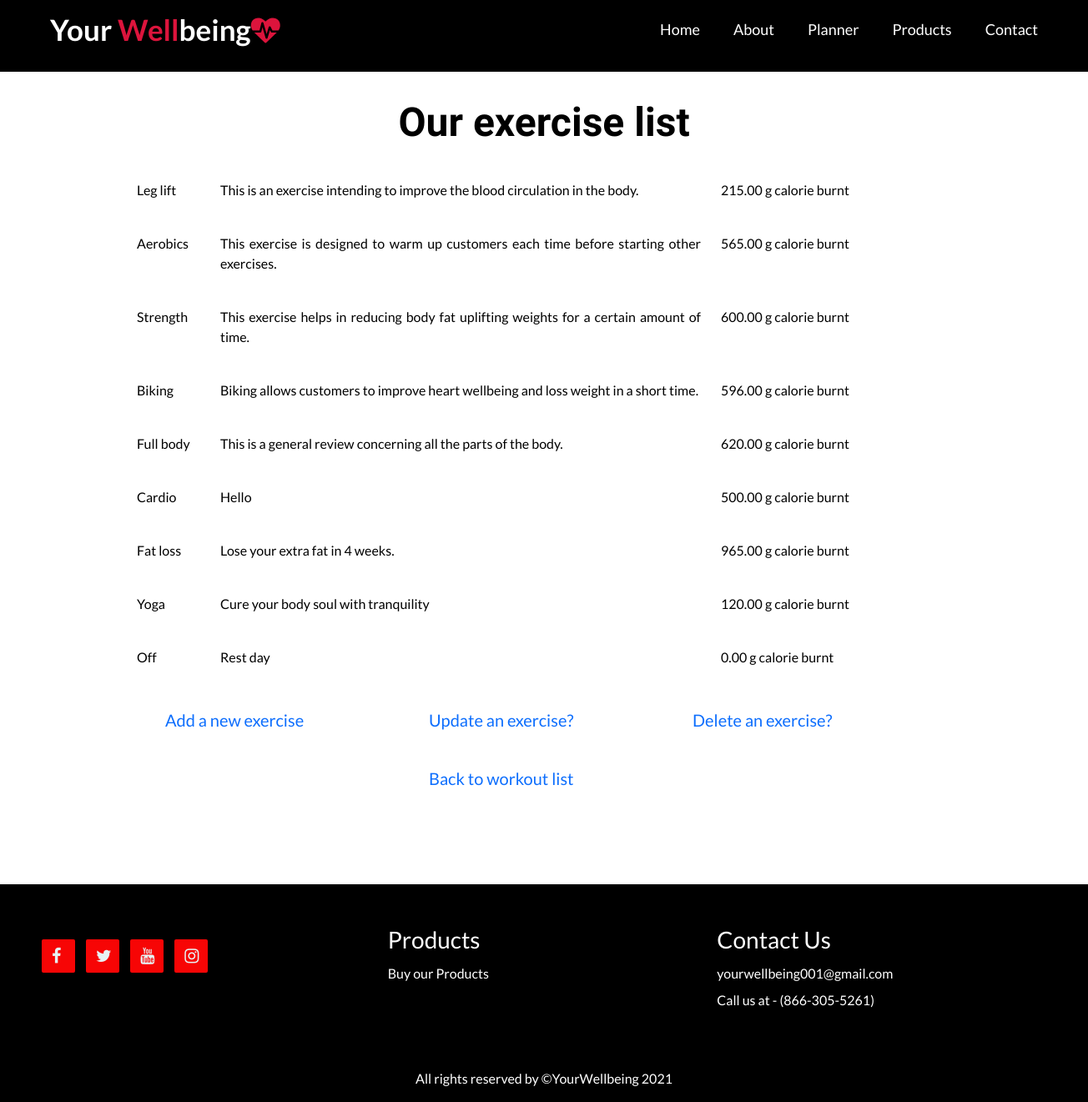
The page /workouts/exercise-list.php on the database its author committed.
### tables this page shows
CREATE TABLE `exercises` (
  `id` int(11) NOT NULL,
  `exercise_name` varchar(50) NOT NULL,
  `exercise_description` text NOT NULL,
  `calorie_burnt` decimal(6,2) NOT NULL
);

### Models/Exercises.php (called while the page is built, shortened)
<?php
    class Exercise
    {
        public function getAllExercises($dbcon){
            $sql = "SELECT* FROM exercises";
            $statement = $dbcon->prepare($sql);
            $statement->execute();
            $exercises = $statement->fetchAll(PDO::FETCH_OBJ);
            return $exercises;
        }
    }
?>

### workouts/exercise-list.php (the view)
<?php
    include '../header.php';
    require_once '../Models/Database.php';
    require_once '../Models/Exercises.php';
    $dbcon = Database::getDb();
    $exo = new Exercise();
    $exercises =  $exo->getAllExercises($dbcon);
?>
<main class="container coach">
	<h1>Our exercise list</h1>
	<?php
		foreach($exercises as $currentExer){
			echo '
			<div class="row justify-content-sm-center">
			<div class="col-11 col-sm-1">
			<p>'.$currentExer->exercise_name. '</p>
			</div>
			<div class="text col-12 col-sm-6">
			<p>'.$currentExer->exercise_description. '</p>
			</div>
			<div class="text col-12 col-sm-3">
			<p>'.$currentExer->calorie_burnt. ' g calorie burnt</p>
			</div>
			</div>';
		}
	?>
	<div class="row justify-content-center">
		<div class=" m-2 offset-lg-3 offset-3  col-6 col-sm-3">
			<a href="add-exercise.php">Add a new exercise</a>
		</div>
		<div class="m-2 offset-3  col-6 col-sm-3">
			<a href="update-exercise.php">Update an exercise?</a>
		</div>
		<div class="m-2 offset-3  col-6 col-sm-3">
			<a href="delete-exercise.php">Delete an exercise?</a>
		</div>
	</div>
	<div class="row justify-content-center">
		<div class="m-2 offset-3  col-6 col-sm-3">
			<a href="workouts-list.php">Back to workout list</a>
		</div>
	</div>
</main>
<?php include '../footer.php'; ?>

### css/home_style.css (style rules this page uses)
*,*:before, *:after { box-sizing: border-box; }
body { width: 100%; margin: 0; padding: 0; font-family: "Lato", sans-serif; background-color: #000; }

### css/planner.css (style rules this page uses)
.planner,.testimonials,.coach { background-color:white; max-width:100%; padding-bottom:5em; padding-top:2em; color: black; }
.planner h1,.testimonials h1,.coach h1 { text-align:center; font-family:'Parisienne','Lato', 'Raleway',sans-serif, cursive; font-size:3em; font-weight:bold; }
.coach .text { text-align:justify; }
.coach .row { padding-bottom:1.5em; }
.coach .row:first-of-type { padding-top:2em; }
.row,.planner .row,.exercise .row,.coach .row, .planner form { max-width:1200px; margin:0 auto; }
.planner a, .coach a,.testimonials a { text-decoration:none; font-size:1.25em; }

### css/login.css (style rules this page uses)
html, body { height: 100%; margin: 0; }

### rows shown on the page
exercises: exercise_name "Leg lift", exercise_description "This is an exercise intending to improve the blood circulation in the body.", calorie_burnt "215.00"
exercises: exercise_name "Aerobics", exercise_description "This exercise is designed to warm up customers each time before starting other exercises.", calorie_burnt "565.00"
exercises: exercise_name "Strength", exercise_description "This exercise helps in reducing body fat uplifting weights for a certain amount of time.", calorie_burnt "600.00"
exercises: exercise_name "Biking", exercise_description "Biking allows customers to improve heart wellbeing and loss weight in a short time.", calorie_burnt "596.00"
exercises: exercise_name "Full body", exercise_description "This is a general review concerning all the parts of the body.", calorie_burnt "620.00"
exercises: exercise_name "Cardio", exercise_description "Hello", calorie_burnt "500.00"
exercises: exercise_name "Fat loss", exercise_description "Lose your extra fat in 4 weeks.", calorie_burnt "965.00"
exercises: exercise_name "Yoga", exercise_description "Cure your body soul with tranquility", calorie_burnt "120.00"
exercises: exercise_name "Off", exercise_description "Rest day", calorie_burnt "0.00"
